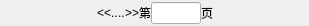
<?xml version="1.0" encoding="UTF-8"?>
<ui version="4.0">
 <class>PageWidget</class>
 <widget class="QWidget" name="PageWidget">
  <property name="geometry">
   <rect>
    <x>0</x>
    <y>0</y>
    <width>309</width>
    <height>26</height>
   </rect>
  </property>
  <property name="windowTitle">
   <string>Form</string>
  </property>
  <property name="styleSheet">
   <string notr="true"/>
  </property>
  <layout class="QHBoxLayout" name="horizontalLayout">
   <property name="spacing">
    <number>0</number>
   </property>
   <property name="leftMargin">
    <number>0</number>
   </property>
   <property name="topMargin">
    <number>0</number>
   </property>
   <property name="rightMargin">
    <number>0</number>
   </property>
   <property name="bottomMargin">
    <number>0</number>
   </property>
   <item>
    <spacer name="horizontalSpacer_2">
     <property name="orientation">
      <enum>Qt::Horizontal</enum>
     </property>
     <property name="sizeHint" stdset="0">
      <size>
       <width>40</width>
       <height>20</height>
      </size>
     </property>
    </spacer>
   </item>
   <item>
    <widget class="QLabel" name="previousPageLabel">
     <property name="toolTip">
      <string>上一页</string>
     </property>
     <property name="text">
      <string>&lt;&lt;</string>
     </property>
    </widget>
   </item>
   <item>
    <widget class="QWidget" name="leftPagesWidget" native="true"/>
   </item>
   <item>
    <widget class="QLabel" name="leftSeparateLabel">
     <property name="toolTip">
      <string>下一页</string>
     </property>
     <property name="text">
      <string>..</string>
     </property>
    </widget>
   </item>
   <item>
    <widget class="QWidget" name="centerPagesWidget" native="true"/>
   </item>
   <item>
    <widget class="QLabel" name="rightSeparateLabel">
     <property name="toolTip">
      <string>下一页</string>
     </property>
     <property name="text">
      <string>..</string>
     </property>
    </widget>
   </item>
   <item>
    <widget class="QWidget" name="rightPagesWidget" native="true"/>
   </item>
   <item>
    <widget class="QLabel" name="nextPageLabel">
     <property name="toolTip">
      <string>下一页</string>
     </property>
     <property name="text">
      <string>&gt;&gt;</string>
     </property>
    </widget>
   </item>
   <item>
    <widget class="QLabel" name="label">
     <property name="text">
      <string>第</string>
     </property>
    </widget>
   </item>
   <item>
    <widget class="QLineEdit" name="pageLineEdit">
     <property name="minimumSize">
      <size>
       <width>50</width>
       <height>0</height>
      </size>
     </property>
     <property name="maximumSize">
      <size>
       <width>50</width>
       <height>16777215</height>
      </size>
     </property>
     <property name="alignment">
      <set>Qt::AlignCenter</set>
     </property>
    </widget>
   </item>
   <item>
    <widget class="QLabel" name="label_2">
     <property name="text">
      <string>页</string>
     </property>
    </widget>
   </item>
   <item>
    <spacer name="horizontalSpacer">
     <property name="orientation">
      <enum>Qt::Horizontal</enum>
     </property>
     <property name="sizeHint" stdset="0">
      <size>
       <width>45</width>
       <height>20</height>
      </size>
     </property>
    </spacer>
   </item>
  </layout>
 </widget>
 <resources/>
 <connections/>
</ui>
